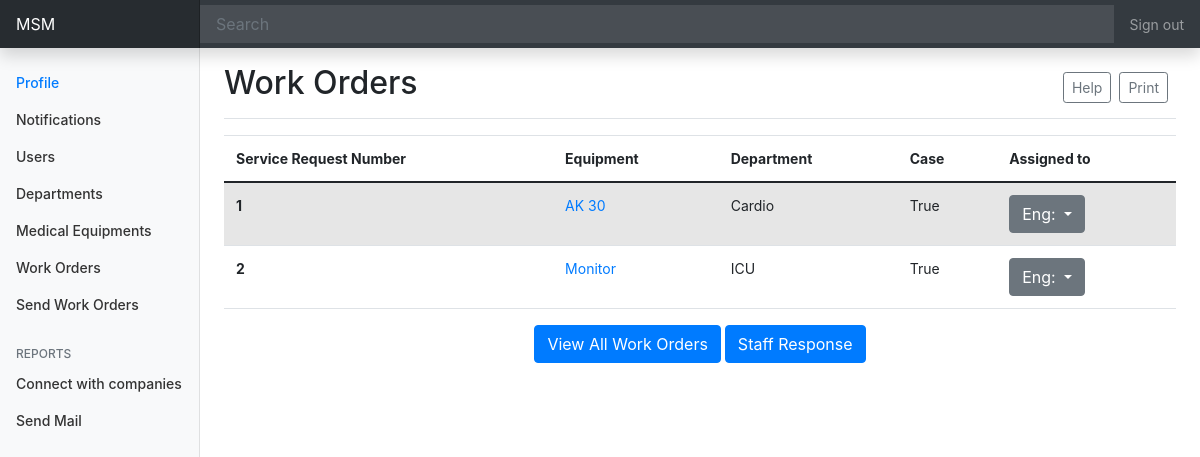
The page /manager/mworkorder/ on the database its author committed.
### managerlevel/models.py (models this page shows)
class Workorder(models.Model):
    Equipment = models.ForeignKey(Medicaldevice , on_delete=models.PROTECT ,null= True , blank= True)
    Department = models.ForeignKey(Departments , on_delete=models.PROTECT ,null= True , blank= True)
    Case = models.BooleanField(max_length=250,null= True , blank= True)
    Assigned_to = models.ForeignKey(User , on_delete=models.PROTECT ,null= True , blank= True)
    Time_Response = models.TimeField(null= True , blank= True)

class Medicaldevice(models.Model):
    name = models.CharField(max_length=250)
    serial_number =models.CharField(max_length=250)
    location = models.CharField(max_length=250,null= True , blank= True)
    manufacture = models.CharField(max_length=250,null= True , blank= True)
    country = models.CharField(max_length=250,null= True , blank= True)
    model_device = models.CharField(max_length=250,null= True , blank= True)
    Department_of_device = models.ForeignKey(Departments , on_delete=models.PROTECT ,null= True , blank= True)
    def __str__(self):
        return self.name

class Departments(models.Model):
    name = models.CharField(max_length=250)
    def __str__(self):
        return self.name

### managerlevel/views.py (the view)
# urls.py: path('mworkorder/', views.mworkorder ,name = "mworkorder"),
def mworkorder(request):
    context = {
        'workorder' : Workorder.objects.all(),
    }
    return render(request,'managerlevel/mworkorder.html',context)

### managerlevel/templates/managerlevel/mworkorder.html (shortened to what this page needs)
{% extends 'managerlevel/mbase.html' %}
{% load static%}
{% block content %}
  <main role="main" class="col-md-9 ml-sm-auto col-lg-10 px-md-4">
    <div class="d-flex justify-content-between flex-wrap flex-md-nowrap align-items-center pt-3 pb-2 mb-3 border-bottom">
        <h1 class="h2">Work Orders</h1>
        <div class="btn-toolbar mb-2 mb-md-0">
            <div class="btn-group mr-2">
                <button type="button" class="btn btn-sm btn-outline-secondary">Help</button>
            </div>
            <div class="btn-group mr-2">
                <button type="button" class="btn btn-sm btn-outline-secondary">Print</button>
            </div>
        </div>
    </div>
    <table class="table table-striped table-hover">
        <thead>
            <tr>
                <th scope="col">Service Request Number</th>
                <th scope="col">Equipment</th>
                <th scope="col">Department</th>
                <th scope="col">Case</th>
                <th scope="col">Assigned to</th>
            </tr>
        </thead>
        <tbody>
            {% for i in workorder %}
            <tr>
                <th scope="row">{{i.id}}</th>
                <td> <a href="#">{{i.Equipment}}</a> </td>
                <td>{{i.Department}}</td>
                <td>{{i.Case}}</td>
                <td>
                    <div class="dropdown">
                        <a class="btn btn-secondary dropdown-toggle" href="#" role="button" id="dropdownMenuLink" data-toggle="dropdown" aria-haspopup="true" aria-expanded="false">
                          Eng:
                        </a>
                    </div>
                </td>
            </tr>
            {% endfor %}
        </tbody>
    </table>
    <div class="mb-12 text-center">
        <a class="btn btn-primary" type="button" href="{% url 'allworkorders' %}">View All Work Orders</a>
        <a class="btn btn-primary" type="button" href="{% url 'staffresponse' %}">Staff Response</a>
    </div>
</main>
</div>
</div>
{% endblock content %}

### Hospital/static/css/accsess.css (style rules this page uses)
body { font-size: .875rem; }

### rows shown on the page
Workorder: id "1", Equipment "AK 30", Department "Cardio", Case "True"
Workorder: id "2", Equipment "Monitor", Department "ICU", Case "True"
